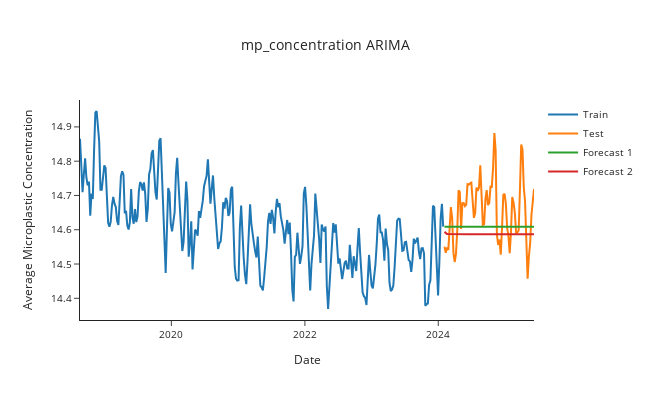

Notebook cell for this chart:
### Code cell
from scipy.special import inv_boxcox
# Plot the forecasts
arima_1 = ARIMA(train.mp_conc_boxcox, order=(12,1,14)).fit()
boxcox_forecasts_1 = arima_1.forecast(len(test))
arima_forecasts_1 = inv_boxcox(boxcox_forecasts_1, lam)

arima_2 = ARIMA(train.mp_conc_boxcox, order=(1,1,12)).fit()
boxcox_forecasts_2 = arima_2.forecast(len(test))
arima_forecasts_2 = inv_boxcox(boxcox_forecasts_2, lam)
plot_forecasts(arima_forecasts_1, arima_forecasts_2, 'mp_concentration ARIMA')
